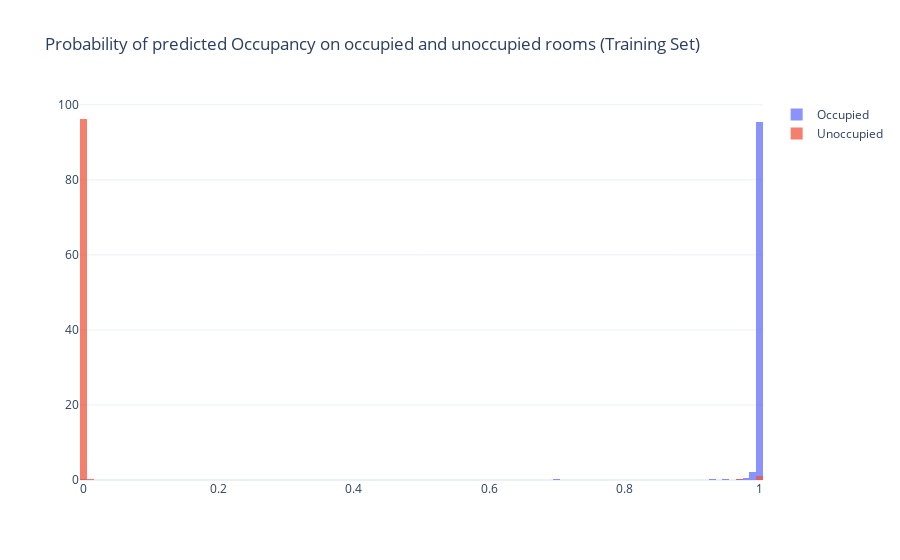

Source (notebook cell):
### Markdown cell above
On Training set

### Code cell
yhat = gnb.predict(X)
error2 = np.sum((yhat - y)**2)/len(y)

proba_hat = gnb.predict_proba(X) # [P_unoccupied, P_occupied]
proba_hat_occupied = proba_hat[:, 1][y==1]
proba_hat_unoccupied = proba_hat[:, 1][y==0]


fig = go.Figure()
fig.add_trace(go.Histogram(x=proba_hat_occupied, name="Occupied", histnorm="percent"))
fig.add_trace(go.Histogram(x=proba_hat_unoccupied, name="Unoccupied", histnorm="percent"))
fig.update_layout(
    barmode='overlay',
    template='plotly_white',
    title='Probability of predicted Occupancy on occupied and unoccupied rooms (Training Set)')
fig.update_traces(opacity=0.75)
fig.show()


print(f"Squared error on training set : {round(error2*100, 1)} %" )
# print("Log probas: ",gnb.predict_log_proba(X))

### Figure 1 — Plotly figure (JSON) as saved in the notebook; plotly's stock layout.template omitted (floating-point values rounded to 4 significant figures; data arrays with more than 128 entries replaced by an {"elided": "..."} marker saying what was removed)
{"data": [{"histnorm": "percent", "name": "Occupied", "opacity": 0.75, "type": "histogram", "x": {"elided": "1729 float values"}}, {"histnorm": "percent", "name": "Unoccupied", "opacity": 0.75, "type": "histogram", "x": {"elided": "6414 float values"}}], "layout": {"barmode": "overlay", "title": {"text": "Probability of predicted Occupancy on occupied and unoccupied rooms (Training Set)"}}}
